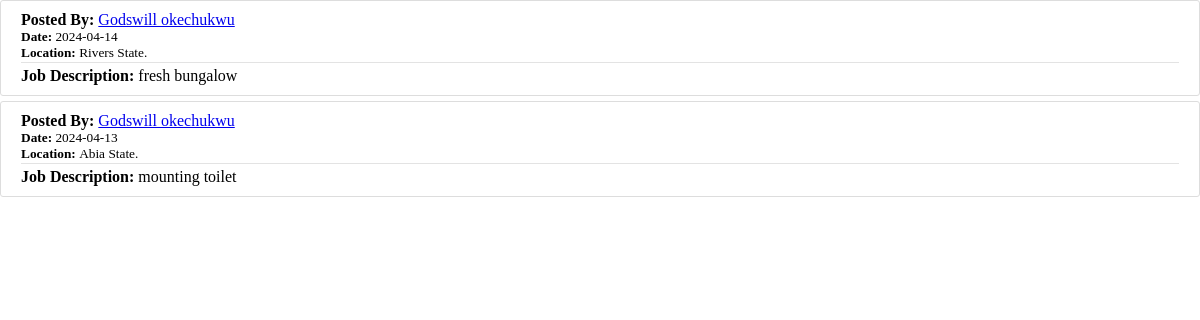
Screenshot of /plumber/plumbers_jobs (signed in) with the database file from the repository.
### model/base.py (models this page shows, shortened)
class Job(Base):
    __tablename__ = 'jobs'
    id = Column(Integer, primary_key=True)
    job_title = Column(String(50), nullable=False)
    job_description = Column(String(100), nullable=False)
    completed = Column(Boolean, default=False)
    content = Column(String(1000), nullable=False)
    date_posted = Column(DateTime, nullable=False, default=datetime.utcnow)
    location = Column(String(100), nullable=False)
    client_id = Column(Integer, ForeignKey('clients.id'))

class BaseUser(Base, UserMixin):
    id = Column(Integer, primary_key=True)
    username = Column(String(80), unique=True, nullable=False)
    email = Column(String(120), unique=True, nullable=False)
    image_file = Column(String(20), nullable=False, default='default.jpg')
    password = Column(String(60), nullable=False)
    date_joined = Column(DateTime, nullable=False, default=datetime.utcnow)
    phone = Column(String(14), unique=True, nullable=False)
    state = Column(String(20), nullable=False)

### model/plumbers/routes.py (the view)
@plums.route("/plumbers_jobs", methods=['GET', 'POST'], strict_slashes=False)
@login_required
def plumbers_jobs():
    assigned_jobs = (
        db.session.query(Job)
        .join(JobPlumber, Job.id == JobPlumber.job_id)
        .filter(JobPlumber.plumber_id == current_user.id, JobPlumber.is_assigned == False)
        .all()
    )
    return render_template('plumber_jobs.html', title='Assigned Jobs', jobs=assigned_jobs)

### model/__init__.py (called while the page is built)
@login_manager.user_loader
def load_user(user_id):
    x = Plumber.query.get(str(user_id))
    if x == None:
        x = Client.query.get(str(user_id))
    return x

### model/plumbers/templates/plumber_jobs.html
<link rel="stylesheet" type="text/css" href="{{ url_for('plums.static', filename='main.css') }}">
{% for job in jobs %}
<article class="media content-section">
  <div class="media-body">
    <div class="article-metadata">
        <p><strong>Posted By: </strong><a class="mr-2" href="#">{{ job.clients.username }}</a></p>
      <small class="text-muted"><strong>Date: </strong>{{ job.date_posted.strftime('%Y-%m-%d') }}</small>
      <div class="mt-2">
        <small class="text-muted"><strong>Location: </strong>{{ job.location }} State.</small>
      </div>
    </div>
    <p class="article-content"><strong>Job Description: </strong>{{ job.job_description }}</p>
  </div>
</article>
{% endfor %}

### model/plumbers/static/main.css (style rules this page uses)
* { padding: 0; margin: 0; }
.content-section { background: #ffffff; padding: 10px 20px; border: 1px solid #dddddd; border-radius: 3px; margin-bottom: 5px; }
.article-content { white-space: pre-line; }
.article-metadata { padding-bottom: 1px; margin-bottom: 4px; border-bottom: 1px solid #e3e3e3 }

### rows the page displays
Job: clients.username "Godswill okechukwu", date_posted "2024-04-14", location "Rivers", job_description "fresh bungalow"
Job: clients.username "Godswill okechukwu", date_posted "2024-04-13", location "Abia", job_description "mounting toilet"
